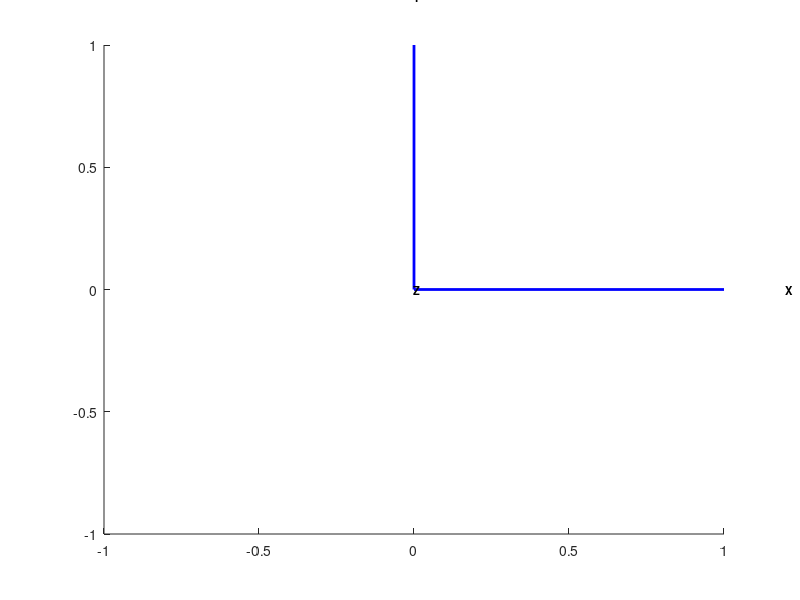

The MATLAB script that drew this image: (Note: this script raises an error after producing the figure.)
function draw_frame(varargin)
%
% ------------------------------------------------------
% | Basic Multibody Simulator Derived (Matlab toolbox) |
% ------------------------------------------------------
% | General purpose |
% -------------------
%
% draw_frame
%
% Draws a coordinate frame with orientation R at position p
%
% Syntax:
% -------
% draw_frame(R, p, color)
% draw_frame(R, color)
% draw_frame(R, p)
% draw_frame(R)
% draw_frame
%
% Input:
% ------
% R     - rotation matrix OR unit quaternion [s x y z]
% p     - position of the origin
% color - color of the axis
%
% if color == 'rgb' then: 
% X axis - blue
% Y axis - green
% Z axis - red
%

if nargin == 0
  R = eye(3);
  p = [0,0,0]';
  color = 'b';
elseif nargin == 1
  R = varargin{1};
  p = [0,0,0]';
  color = 'b';
elseif nargin == 2
  if ischar(varargin{2})
    R = varargin{1};
    p = [0,0,0]';
    color = varargin{2};
  else
    R = varargin{1};
    p = varargin{2};
    p = p(:);
    color = 'b';
  end
elseif nargin == 3
  R = varargin{1};
  p = varargin{2};
  p = p(:);
  color = varargin{3};
else
  disp('incorrect input')
end

% if R is a unit quaternion convert it to rotation matrix
if length(R) == 4 
  R = q2R(R);
end

if strcmp(color, 'rgb')
  color_flag = 0;
else
  color_flag = 1;
end

cc = {'b', 'g', 'r'};
str = ['X' 'Y' 'Z']';
for i = 1:3
  U(:,1) = p;
  U(:,2) = p + R(:,i);
  v = 0.2*R(:,i);
  if color_flag
    hold on;plot3(U(1,:),U(2,:),U(3,:),color,'LineWidth',2);
  else
    hold on;plot3(U(1,:),U(2,:),U(3,:),cc{i},'LineWidth',2);
  end
  text(U(1,2)+v(1),U(2,2)+v(2),U(3,2)+v(3),str(i),'FontWeight','bold','FontSize',8)
end

axis([p(1)-1 p(1)+1 p(2)-1 p(2)+1 p(3)-1 p(3)+1])
cameratoolbar('NoReset')
cameratoolbar('SetMode','orbit')
grid on

%%%EOF